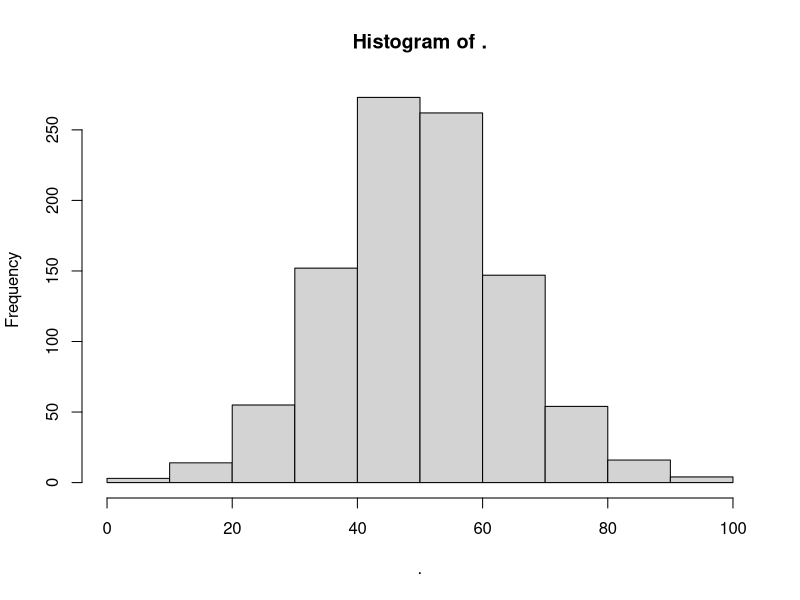
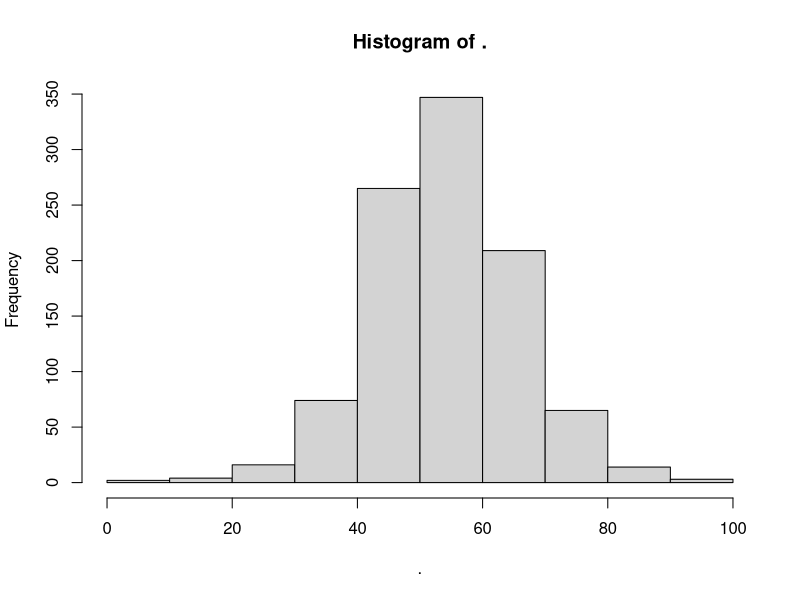
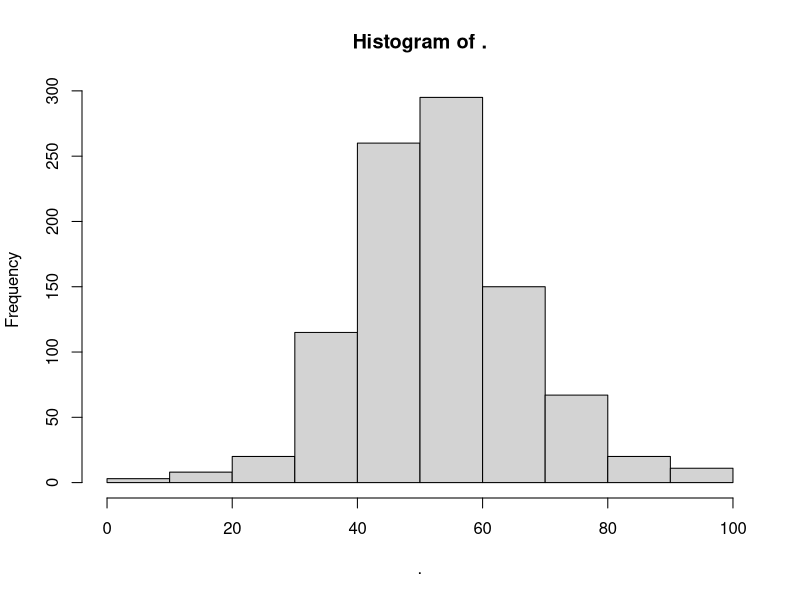

Reproduce these figures in R, in order.
require(tidyverse)
require(lme4)
doit<-1
while (doit) {
    Ngroup2s = 20
    dd2<-MASS::mvrnorm(n=Ngroup2s, mu = c(0,0), Sigma = matrix(c(2,1,1,2),byrow = T, nrow=2))
    cor(dd2)
    
    df<-as.data.frame(c())
    for(i in 1:Ngroup2s){
        Ngroups = round(rnorm(1,10,2))
        NperGroup = abs(round(rnorm(Ngroups,4,1)))+1
        N = sum(NperGroup)
        groups = map(seq_along(NperGroup), ~rep(.,NperGroup[.])) %>% unlist() %>% factor
        
        dd<-MASS::mvrnorm(n=Ngroups, mu = c(0,0), Sigma = matrix(c(10,5,5,10),byrow = T, nrow=2))
        x = map(1:Ngroups, ~1:NperGroup[.]) %>% unlist
        x2 = i%%2
        e = rnorm(N, sd = 10)
        y = 0 + dd[groups,1]+dd2[i,1] + (3+dd[groups,2]+dd2[i,2])*x + (-4 * x2)*x+ (4 * x2) + e
        d = data.frame(x,x2, y, groups)
        d$ng2 = i
        df<-rbind(df,d)
    }
    
    df$y<-df$y+abs(min(df$y))
    df$y<-df$y/(max(df$y))*100
    df$y %>% hist()
    
    #df$x<-df$x+12
    lmer(y~x*factor(x2)+(1+x|ng2/groups),df,control=lmerControl(optimizer = "bobyqa")) -> m
    print(VarCorr(m))
    
    t1 = attributes(VarCorr(m)[[1]])$stddev
    t2 = attributes(VarCorr(m)[[1]])$correlation
    t3 = attributes(VarCorr(m)[[2]])$stddev
    t4 = attributes(VarCorr(m)[[2]])$correlation
    
    if(!isSingular(m) & all(t1 != 0) & !(t2[lower.tri(t2)] %in% c(0,1,-1)) & all(t3 != 0) & !(t4[lower.tri(t4)] %in% c(0,1,-1)) ){
        doit <- 0
    }
}


snames = c("Blue River High School","South Fork Conservatory","Central High","Elk Grove School","Woodside University","Eastwood Institute","Oak Park Technical School","Central Grammar School","Clearwater Charter School","Coral Coast Institute","Edgewood Grammar School","Liberty High","Grand Mountain Elementary","Long Beach School","Eagle Mountain Technical School","Tranquillity Middle School","Seal Bay Middle School","Clearwater School of Fine Arts","Horizon Elementary","Tranquillity Elementary")

df2 <- df %>% mutate(
    age = x+11,
    interv = x2,
    ABS = y,
    schoolid = factor(ng2, labels=snames),
    ppt = groups
) %>% select(schoolid, ppt, age, interv, ABS)

df2


df3 <- expand_grid(schoolppt = unique(paste0(df2$schoolid,"_",df2$ppt)), age = unique(df2$age)) %>%
    left_join(.,df2 %>% mutate(schoolppt = paste0(schoolid,"_",ppt))) %>% select(-schoolid, ppt) %>%
    separate(schoolppt, into=c("schoolid","ppt"), sep="_")


# write.csv(df3, "../../data/abs_intervention.csv",row.names=F)
